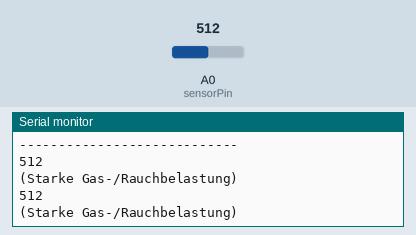
Recording of a sketch running on a simulated Arduino Uno, built with avr-gcc and run on an emulated ATmega328P. Shown: the last lines printed to the serial monitor. Inputs (shaded band) come from the test bench; at power-on: A0 (sensorPin) = 512.

Above: at 1.8 s.
1.9 s: A0 (sensorPin) set to 408
At 2.8 s:
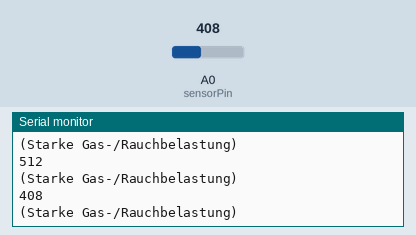
3.4 s: A0 (sensorPin) set to 385
At 4.8 s:
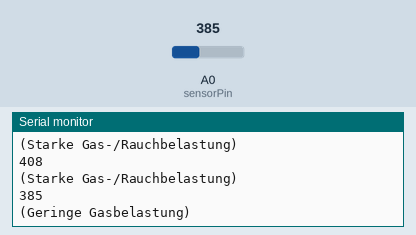
6.5 s: A0 (sensorPin) set to 210
At 7.4 s:
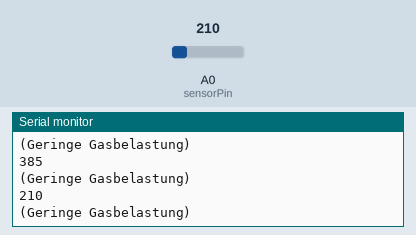
8.0 s: A0 (sensorPin) set to 192
At 8.8 s:
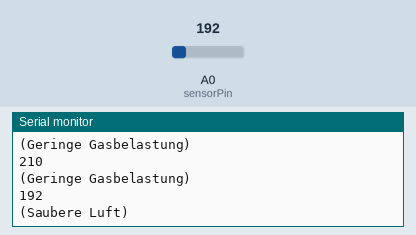
Timing chart, 0 to 11.0 s (numbered marks = the images above; inputs shaded):
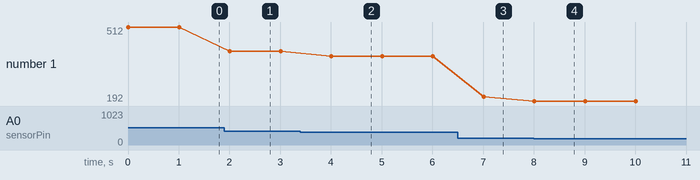

Measured:
- the behaviour switches between 400 and 399 on A0 (sensorPin) (found by bisection; images 1 and 2)
- the behaviour switches between 200 and 199 on A0 (sensorPin) (found by bisection; images 3 and 4)
- after the input at 1.9 s, the serial monitor: prints a new line after 0.11 s (image 1)
- after the input at 3.4 s, the serial monitor: prints a new line after 0.61 s (image 2)
- after the input at 6.5 s, the serial monitor: prints a new line after 0.51 s (image 3)
- after the input at 8.0 s, the serial monitor: prints a new line at once (image 4)
- plotted number 1: 512 → 408 after the input at 1.9 s, 408 → 385 after the input at 3.4 s, 385 → 210 after the input at 6.5 s, 210 → 192 after the input at 8.0 s

The sketch:

gas_steuerung.ino
```cpp
const int sensorPin = A0;

void setup() {
  Serial.begin(115200);
  Serial.println("MQ-2 Gas Sensor Wertemonitor");
  Serial.println("----------------------------");
  Serial.println("Sensorwert (0-1023)");
  Serial.println("----------------------------");
}

void loop() {
  int sensorWert = analogRead(sensorPin);

  // Rohwert des Sensors
  Serial.println(sensorWert);


  if (sensorWert < 200) {
    Serial.println("(Saubere Luft)");
  }
  else if (sensorWert < 400) {
    Serial.println("(Geringe Gasbelastung)");
  }
  else {
    Serial.println("(Starke Gas-/Rauchbelastung)");
  }
  delay(1000);  // Wartezeit zwischen den Messungen (1s)
}
```
